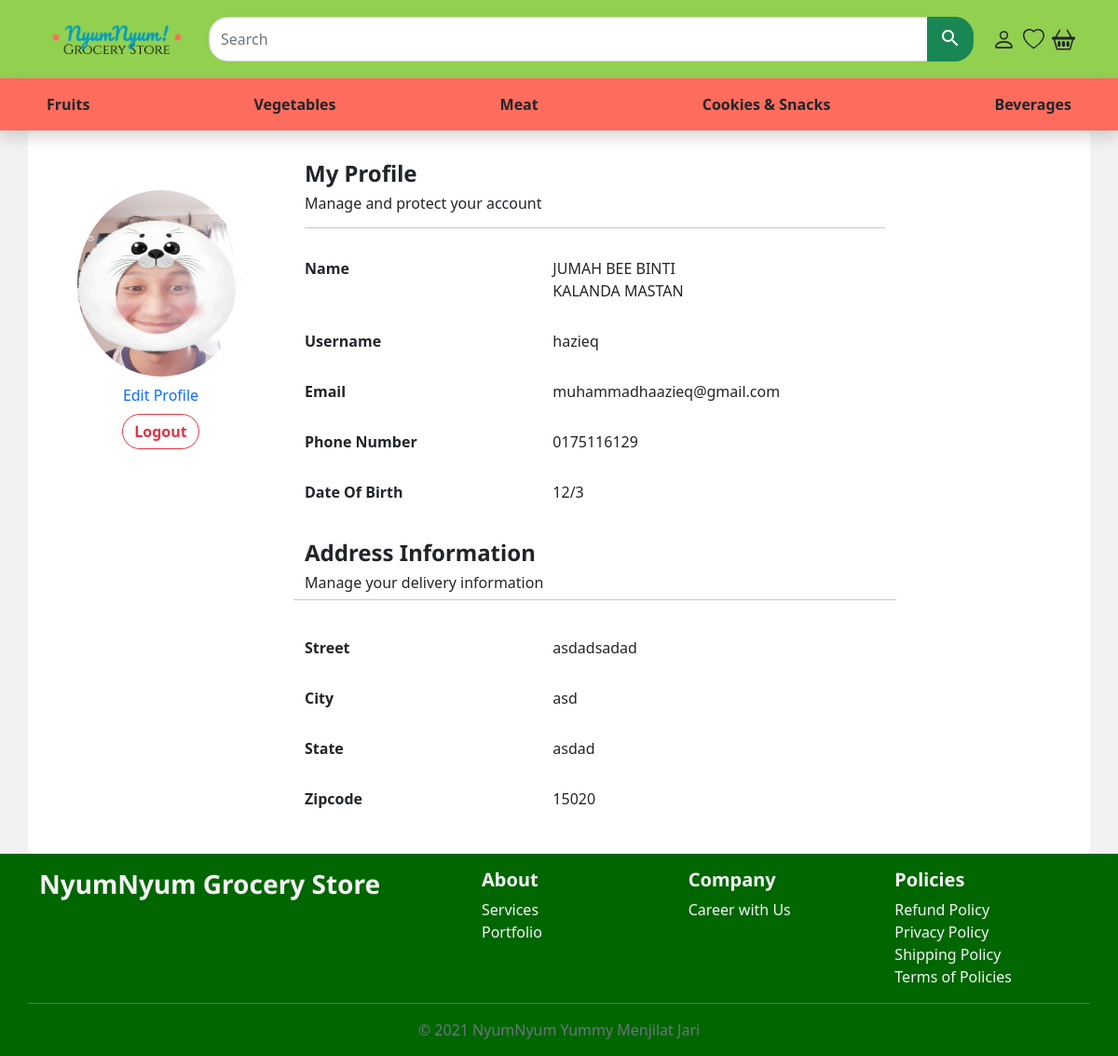
Before: /user.php (signed in) with the older database file.
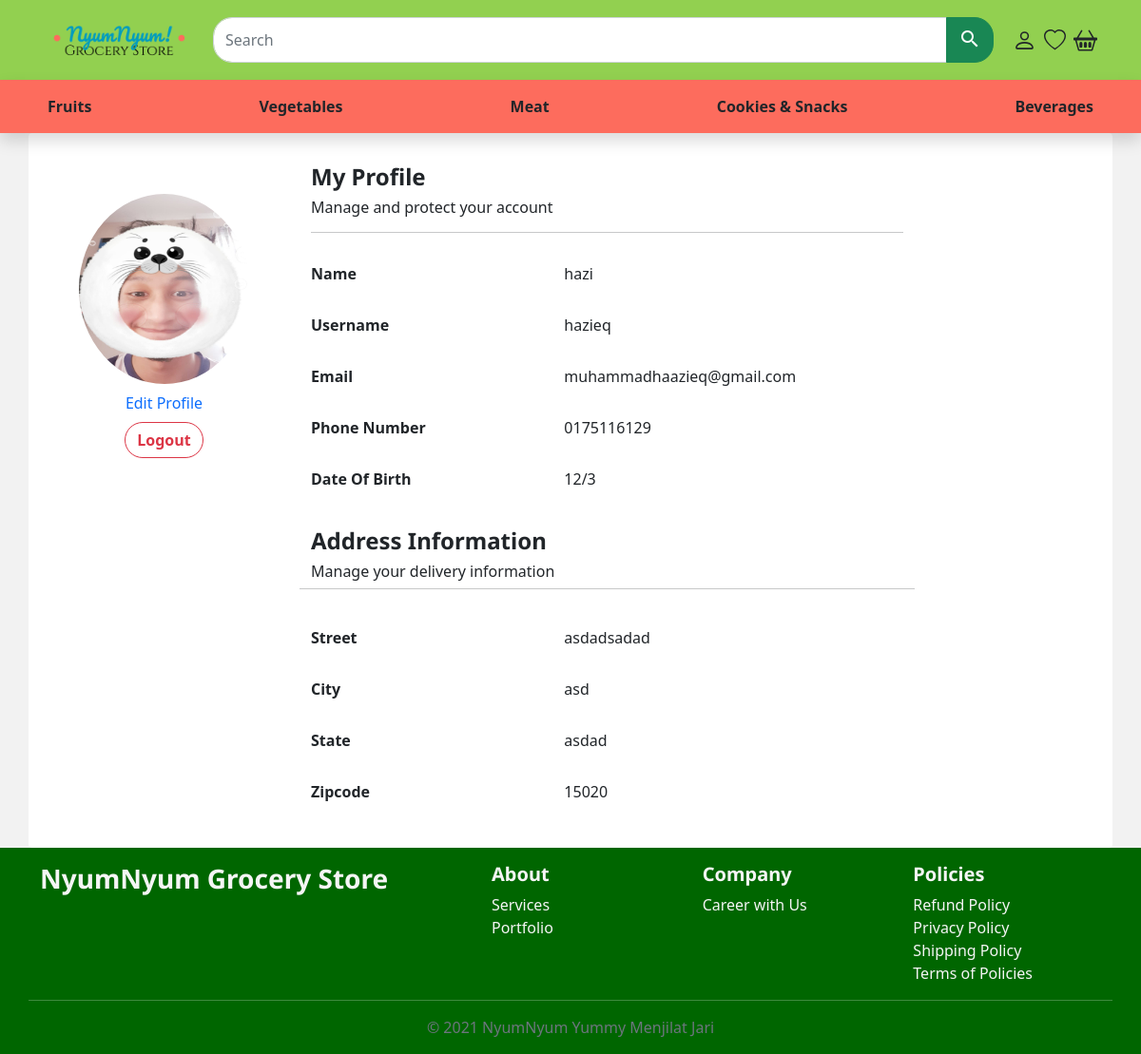
After: the same page with the newer database file.
### tables this page shows
CREATE TABLE `userdetails` (
  `userDetailID` int(10) NOT NULL,
  `id` int(10) NOT NULL,
  `name` varchar(100) NOT NULL,
  `phoneNo` varchar(100) NOT NULL,
  `dateOfBirth` varchar(100) NOT NULL,
  `street` text NOT NULL,
  `city` text NOT NULL,
  `state` text NOT NULL,
  `zipcode` int(100) NOT NULL
);

CREATE TABLE `user` (
  `id` int(10) NOT NULL,
  `username` varchar(100) NOT NULL,
  `email` varchar(100) NOT NULL,
  `passwordd` varchar(100) NOT NULL,
  `user_type` varchar(100) NOT NULL
);

### src/user.php (the view, shortened to what the rows shown need)
<?php
include("../includes/header.php");
?>
    <main>
        <div class="container-lg py-3 rounded" style="background-color:white;">
            <div class="row">
                <div class="col-lg-9 py-2">
                    <div class="col-lg-9 py-2">
                        <div class="row g-3 py-2">
                            <div class="col-md-3 offset-md-2">
                                <?php  if (isset($_SESSION['user'])) : ?>
                                    <?php
                                        $query = "select * from userdetails where id=".$_SESSION['user'];
                                        $run_query = mysqli_query($db,$query);
                                        $row_query = mysqli_fetch_array($run_query);
                                        $name = $row_query['name'];
                                    ?>
                                    <label for="name" class="col-form-label"><?php echo "$name";?></label>
                                <?php endif ?>
                            </div>
                        </div>
                        <div class="row g-3 py-2">
                            <div class="col-md-3 offset-md-2">
                             <?php  if (isset($_SESSION['user'])) : ?>
                                    <?php
                                        $query = "select * from user where id=".$_SESSION['user'];
                                        $run_query = mysqli_query($db,$query);
                                        $row_query = mysqli_fetch_array($run_query);
                                        $name = $row_query['username'];
                                    ?>
                                    <label for="name" class="col-form-label"><?php echo "$name";?></label>
                                <?php endif ?>
                            </div>
                        </div>
                        <div class="row g-3 py-2">
                            <div class="col-md-3 offset-md-2">
                                <?php  if (isset($_SESSION['user'])) : ?>
                                    <?php
                                        $query = "select * from user where id=".$_SESSION['user'];
                                        $run_query = mysqli_query($db,$query);
                                        $row_query = mysqli_fetch_array($run_query);
                                        $email = $row_query['email'];
                                    ?>
                                     <label for="email" class="col-form-label"><?php echo "$email"; ?></label>
                                <?php endif ?>
                            </div>
                        </div>
                        <div class="row g-3 py-2">
                            <div class="col-md-3 offset-md-2">
                                <?php  if (isset($_SESSION['user'])) : ?>
                                    <?php
                                        $query = "select * from userdetails where id=".$_SESSION['user'];
                                        $run_query = mysqli_query($db,$query);
                                        $row_query = mysqli_fetch_array($run_query);
                                        $phoneNo = $row_query['phoneNo'];
                                    ?>
                                    <label for="name" class="col-form-label"><?php echo "$phoneNo";?></label>
                                <?php endif ?>
                            </div>
                        </div>
                        <div class="row g-3 py-2">
                            <div class="col-md-3 offset-md-2">
                                <?php  if (isset($_SESSION['user'])) : ?>
                                    <?php
                                        $query = "select * from userdetails where id=".$_SESSION['user'];
                                        $run_query = mysqli_query($db,$query);
                                        $row_query = mysqli_fetch_array($run_query);
                                        $dateOfBirth = $row_query['dateOfBirth'];
                                    ?>
                                    <label for="name" class="col-form-label"><?php echo "$dateOfBirth";?></label>
                                <?php endif ?>
                            </div>
                        </div>
                    </div>
                    <div class="col-lg-9 py-2">
                        <div class="row g-3 py-2">
                            <div class="col-md-3 offset-md-2">
                            <?php  if (isset($_SESSION['user'])) : ?>
                                    <?php
                                        $query = "select * from userdetails where id=".$_SESSION['user'];
                                        $run_query = mysqli_query($db,$query);
                                        $row_query = mysqli_fetch_array($run_query);
                                        $street = $row_query['street'];
                                    ?>
                                    <label for="address" class="col-form-label"><?php echo "$street";?></label>
                                <?php endif ?>
                            </div>
                        </div>
                        <div class="row g-3 py-2">
                            <div class="col-md-3 offset-md-2">
                                <?php  if (isset($_SESSION['user'])) : ?>
                                    <?php
                                        $query = "select * from userdetails where id=".$_SESSION['user'];
                                        $run_query = mysqli_query($db,$query);
                                        $row_query = mysqli_fetch_array($run_query);
                                        $city= $row_query['city'];
                                    ?>
                                    <label for="address" class="col-form-label"><?php echo "$city";?></label>
                                <?php endif ?>
                            </div>
                        </div>
                        <div class="row g-3 py-2">
                            <div class="col-md-3 offset-md-2">
                                <?php  if (isset($_SESSION['user'])) : ?>
                                    <?php
                                        $query = "select * from userdetails where id=".$_SESSION['user'];
                                        $run_query = mysqli_query($db,$query);
                                        $row_query = mysqli_fetch_array($run_query);
                                        $state = $row_query['state'];
                                    ?>
                                    <label for="address" class="col-form-label"><?php echo "$state";?></label>
                                <?php endif ?>
                            </div>
                        </div>
                        <div class="row g-3 py-2">
                            <div class="col-md-3 offset-md-2">
                                <?php  if (isset($_SESSION['user'])) : ?>
                                    <?php
                                        $query = "select * from userdetails where id=".$_SESSION['user'];
                                        $run_query = mysqli_query($db,$query);
                                        $row_query = mysqli_fetch_array($run_query);
                                        $zipcode = $row_query['zipcode'];
                                    ?>
                                    <label for="address" class="col-form-label"><?php echo "$zipcode";?></label>
                                <?php endif ?>
                            </div>
                        </div>
                    </div>
                </div>
            </div>
        </div>
    </main>
</body>
</html>

Changed rows visible on the page:
changed userdetails "asdadsadad": name "JUMAH BEE BINTI KALANDA MASTAN" → "hazi"
